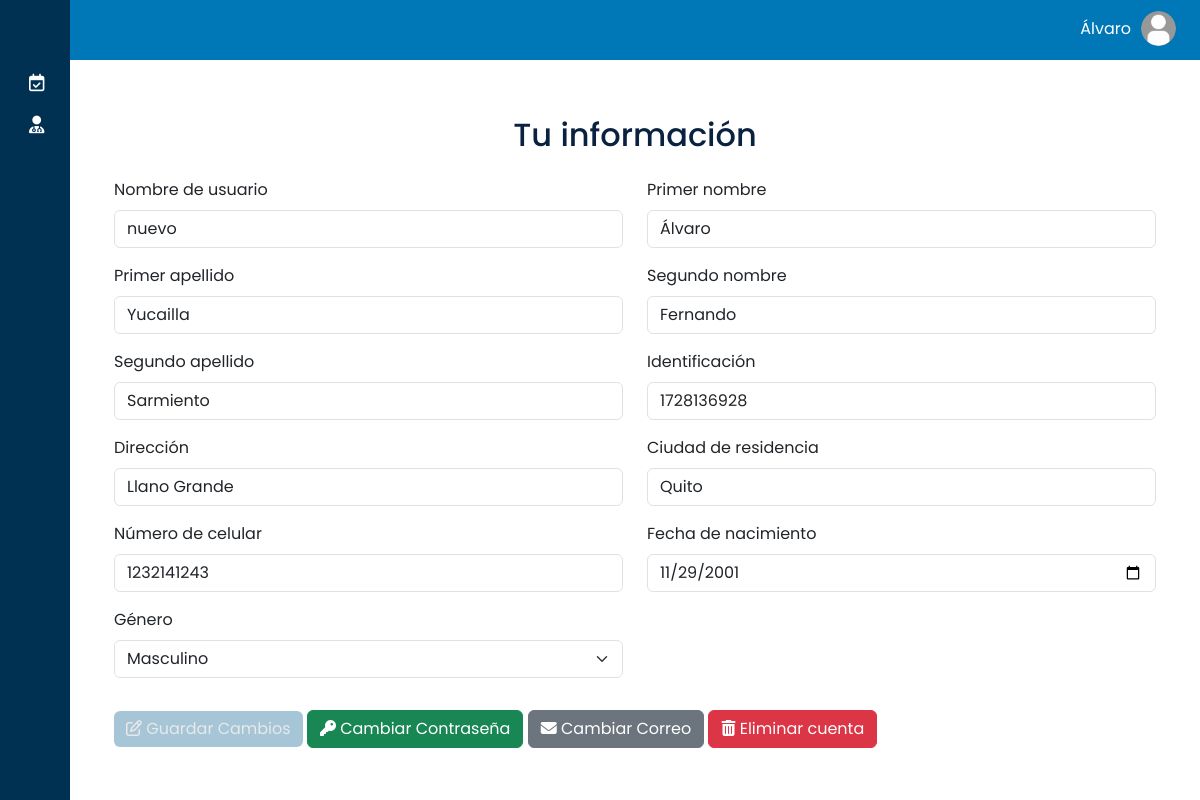
Before: /core/shared/configuration/ (signed in) with the older database file.
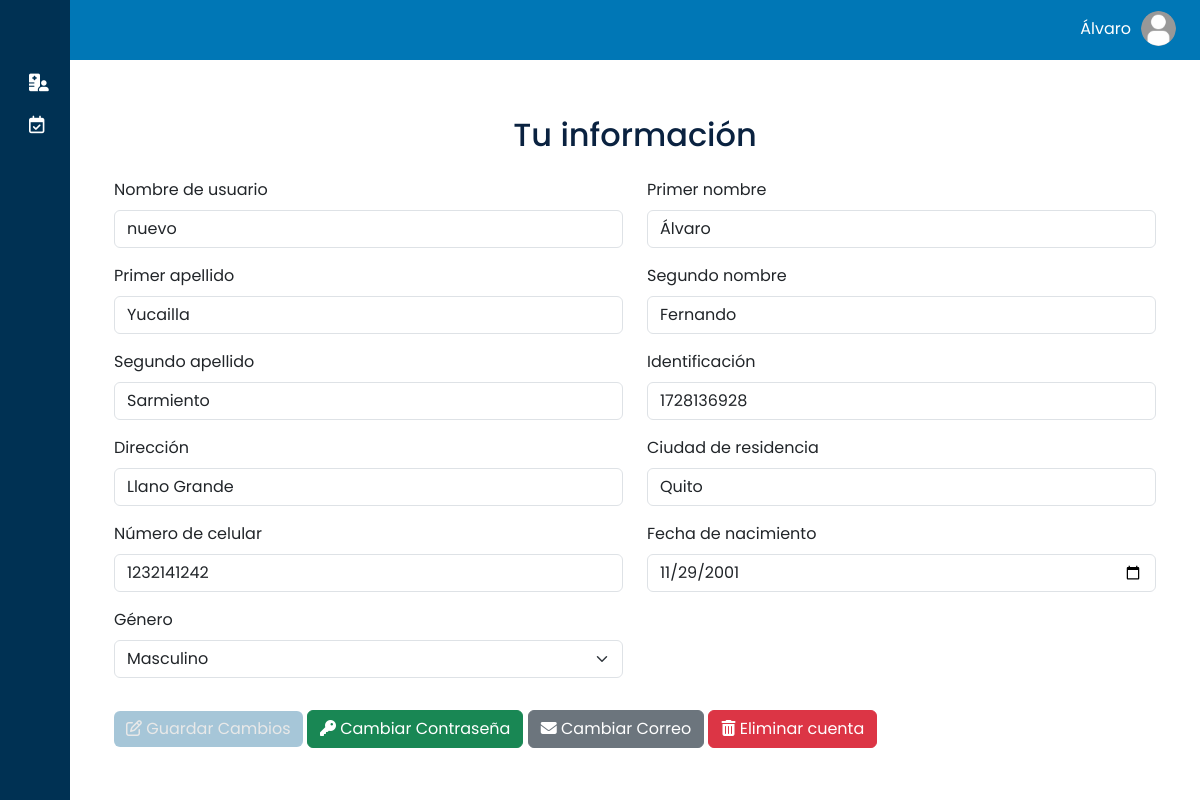
After: the same page with the newer database file.
### core/models.py (models this page shows, shortened)
class User(AbstractUser):
    middle_name = models.CharField(max_length=30, blank=True, null=True)
    maternal_surname = models.CharField(max_length=30, blank=True, null=True)
    identification = models.CharField(max_length=13, blank=True, null=True)
    address = models.CharField(max_length=50, blank=True, null=True)
    city = models.CharField(max_length=15, blank=True, null=True)
    phone_number = models.CharField(max_length=10, blank=True, null=True)
    birth_date = models.DateField(blank=True, null=True)
    GENRE_CHOICES = [
        ('M', 'Masculino'),
        ('F', 'Femenino'),
    ]
    genre = models.CharField(
        max_length=1, choices=GENRE_CHOICES, blank=False, null=False)

### core/views/shared_views.py (the view)
# urls.py: path('shared/configuration/', views.configuration, name='configuration'),
@login_required
def configuration(request):
    try:
        if request.method == "POST" and request.headers.get("X-Requested-With") == "XMLHttpRequest":
            form = UserUpdateForm(request.POST, instance=request.user)
            if form.is_valid():
                form.save()
                messages.success(
                    request, "Tu información ha sido actualizada exitosamente."
                )
                return JsonResponse({"success": True, "message": "Información actualizada exitosamente."})
            else:
                messages.error(
                    request, "Hubo un error al actualizar tu información. Por favor, revisa los campos."
                )
                return JsonResponse({"success": False, "errors": form.errors}, status=400)
        else:
            form = UserUpdateForm(instance=request.user)
    except Exception as e:
        messages.error(
            request, "Ocurrió un error inesperado. Por favor, intenta de nuevo."
        )
        return JsonResponse({"success": False, "error": "Ocurrió un error inesperado."}, status=500)
    return render(request, "shared/configuration.html", {"form": form})

### core/context_processors.py (called while the page is built)
def group_context(request):
    if request.user.is_authenticated:
        return {
            'is_paciente': request.user.groups.filter(name='Paciente').exists(),
            'is_administrador': request.user.groups.filter(name='Administrador').exists(),
            'is_secretaria': request.user.groups.filter(name='Secretaria').exists(),
            'is_doctor': request.user.groups.filter(name='Doctor').exists(),
        }
    return {}

### core/templates/shared/configuration.html (shortened to what this page needs)
{% extends 'shared/base.html' %}
{% load static %}
{% block content %}
<div class="content">
    <div class="container">
        <h2 class="my-4 text-center">Tu información</h2>
        <form id="configurationForm" method="post" action="{% url 'configuration' %}">
            <div class="row">
                {% for field in form %}
                <div class="col-md-6 mb-3">
                    <div class="form-group">
                        <label for="{{ field.id_for_label }}" class="form-label">
                            {{ field.label }}
                        </label>
                        {{ field }}
                    </div>
                </div>
                {% endfor %}
            </div>
            <div class="d-grid gap-2 d-md-block">
                <button type="submit" id="submitButton" class="btn custom-button mt-3" disabled>
                    <i class="fa-regular fa-pen-to-square"></i> Guardar Cambios</button>
                <a class="btn btn-success mt-3" href="{% url 'account_change_password' %}" role="button">
                    <i class="fa-solid fa-key"></i> Cambiar Contraseña</a>
                <a class="btn btn-secondary mt-3" href="{% url 'render_email_page' %}" role="button">
                    <i class="fa-solid fa-envelope"></i> Cambiar Correo</a>
                <button type="button" class="btn btn-danger mt-3" id="deleteAccountButton">
                    <i class="fa-solid fa-trash-can"></i> Eliminar cuenta</button>
            </div>
        </form>
    </div>
</div>
{% endblock %}

### core/templates/shared/base.html (shortened to what this page needs)
{% load static %}
<!DOCTYPE html>
<html lang="en">
<head>
    <link href="https://cdn.lineicons.com/4.0/lineicons.css" rel="stylesheet" />
    <link rel="stylesheet" href="https://cdnjs.cloudflare.com/ajax/libs/font-awesome/6.5.2/css/all.min.css">
    <link href="https://cdn.jsdelivr.net/npm/bootstrap@5.3.0-alpha3/dist/css/bootstrap.min.css" rel="stylesheet"
>
    <link href="https://cdn.jsdelivr.net/npm/gridjs/dist/theme/mermaid.min.css" rel="stylesheet" />
    <link href="https://cdn.jsdelivr.net/npm/tom-select@2.0.0/dist/css/tom-select.css" rel="stylesheet">
    <link rel="stylesheet" href="{% static '/styles/main.css' %}">
</head>
<body>
    <div class="wrapper">
        <aside id="sidebar">
            <div class="d-flex">
                <button class="toggle-btn" type="button">
                </button>
            </div>
            <ul class="sidebar-nav">
                {% if is_administrador %}
                <li class="sidebar-item">
                    <a href="#" class="sidebar-link collapsed has-dropdown" data-bs-toggle="collapse"
                        data-bs-target="#appointment-management" aria-expanded="false"
                        aria-controls="appointment-management">
                        <i class="fa-regular fa-calendar-check"></i>
                    </a>
                </li>
                <li class="sidebar-item">
                    <a href="#" class="sidebar-link collapsed has-dropdown" data-bs-toggle="collapse"
                        data-bs-target="#hospital-management" aria-expanded="false" aria-controls="hospital-management">
                        <i class="fa-solid fa-user-doctor"></i>
                    </a>
                </li>
                <li class="sidebar-item">
                    <a href="{% url 'configuration' %}" class="sidebar-link">
                    </a>
                </li>
                {% endif %}
                {% if is_secretaria %}
                <li class="sidebar-item">
                    <a href="{% url 'manage_patients' %}" class="sidebar-link">
                        <i class="fa-solid fa-hospital-user"></i>
                    </a>
                </li>
                <li class="sidebar-item">
                    <a href="#" class="sidebar-link collapsed has-dropdown" data-bs-toggle="collapse"
                        data-bs-target="#appointment-management" aria-expanded="false"
                        aria-controls="appointment-management">
                        <i class="fa-regular fa-calendar-check"></i>
                    </a>
                </li>
                <li class="sidebar-item">
                    <a href="{% url 'configuration' %}" class="sidebar-link">
                    </a>
                </li>
                {% endif %}
            </ul>
            <div class="sidebar-footer">
                <a href="{% url 'account_logout' %}" class="sidebar-link">
                </a>
            </div>
        </aside>
        <div class="main2">
            <div class="dashboard-navbar">
                <div class="navbar-content">
                    <ul class="main-nav">
                        <li class="user-link">
                            <div class="user-info">
                                <span class="user-name">{{ request.user.first_name }}</span>
                                <a href="#">
                                    <img src="{% static 'images/account.png' %}" alt="Profile" class="avatar">
                                </a>
                            </div>
                        </li>
                    </ul>
                </div>
            </div>
            {% block content %}
            {% endblock %}
        </div>
    </div>
</body>
</html>

Changed rows visible on the page:
changed User "Álvaro": phone_number "1232141243" → "1232141242"
